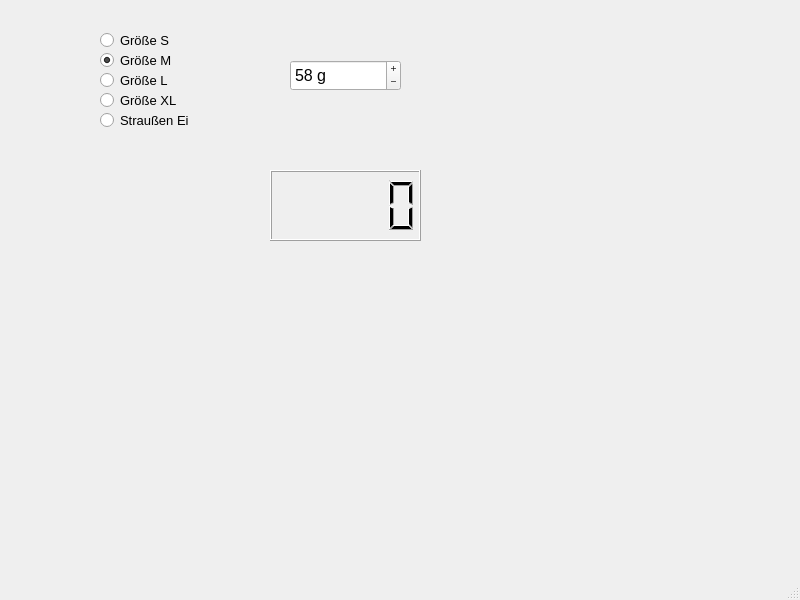
<?xml version="1.0" encoding="UTF-8"?>
<ui version="4.0">
 <class>MainWindow</class>
 <widget class="QMainWindow" name="MainWindow">
  <property name="geometry">
   <rect>
    <x>0</x>
    <y>0</y>
    <width>800</width>
    <height>600</height>
   </rect>
  </property>
  <property name="windowTitle">
   <string>MainWindow</string>
  </property>
  <widget class="QWidget" name="centralwidget">
   <widget class="QRadioButton" name="ButtonSizeL">
    <property name="geometry">
     <rect>
      <x>100</x>
      <y>70</y>
      <width>131</width>
      <height>20</height>
     </rect>
    </property>
    <property name="font">
     <font>
      <pointsize>10</pointsize>
     </font>
    </property>
    <property name="text">
     <string>Größe L</string>
    </property>
   </widget>
   <widget class="QRadioButton" name="ButtonSizeXL">
    <property name="geometry">
     <rect>
      <x>100</x>
      <y>90</y>
      <width>131</width>
      <height>20</height>
     </rect>
    </property>
    <property name="font">
     <font>
      <pointsize>10</pointsize>
     </font>
    </property>
    <property name="text">
     <string>Größe XL</string>
    </property>
   </widget>
   <widget class="QRadioButton" name="ButtonSizeM">
    <property name="geometry">
     <rect>
      <x>100</x>
      <y>50</y>
      <width>131</width>
      <height>20</height>
     </rect>
    </property>
    <property name="font">
     <font>
      <pointsize>10</pointsize>
     </font>
    </property>
    <property name="text">
     <string>Größe M</string>
    </property>
    <property name="checked">
     <bool>true</bool>
    </property>
   </widget>
   <widget class="QRadioButton" name="ButtonSizeS">
    <property name="geometry">
     <rect>
      <x>100</x>
      <y>30</y>
      <width>131</width>
      <height>20</height>
     </rect>
    </property>
    <property name="font">
     <font>
      <pointsize>10</pointsize>
     </font>
    </property>
    <property name="text">
     <string>Größe S</string>
    </property>
   </widget>
   <widget class="QSpinBox" name="spinBox">
    <property name="geometry">
     <rect>
      <x>290</x>
      <y>60</y>
      <width>111</width>
      <height>31</height>
     </rect>
    </property>
    <property name="font">
     <font>
      <pointsize>12</pointsize>
     </font>
    </property>
    <property name="buttonSymbols">
     <enum>QAbstractSpinBox::PlusMinus</enum>
    </property>
    <property name="accelerated">
     <bool>true</bool>
    </property>
    <property name="suffix">
     <string> g</string>
    </property>
    <property name="prefix">
     <string/>
    </property>
    <property name="minimum">
     <number>10</number>
    </property>
    <property name="maximum">
     <number>2000</number>
    </property>
    <property name="value">
     <number>58</number>
    </property>
   </widget>
   <widget class="QRadioButton" name="ButtonSizeOstrich">
    <property name="geometry">
     <rect>
      <x>100</x>
      <y>110</y>
      <width>131</width>
      <height>20</height>
     </rect>
    </property>
    <property name="font">
     <font>
      <pointsize>10</pointsize>
     </font>
    </property>
    <property name="text">
     <string>Straußen Ei</string>
    </property>
   </widget>
   <widget class="QLCDNumber" name="lcdNumber">
    <property name="geometry">
     <rect>
      <x>270</x>
      <y>170</y>
      <width>151</width>
      <height>71</height>
     </rect>
    </property>
   </widget>
  </widget>
  <widget class="QMenuBar" name="menubar">
   <property name="geometry">
    <rect>
     <x>0</x>
     <y>0</y>
     <width>800</width>
     <height>21</height>
    </rect>
   </property>
  </widget>
  <widget class="QStatusBar" name="statusbar"/>
 </widget>
 <resources/>
 <connections/>
</ui>
